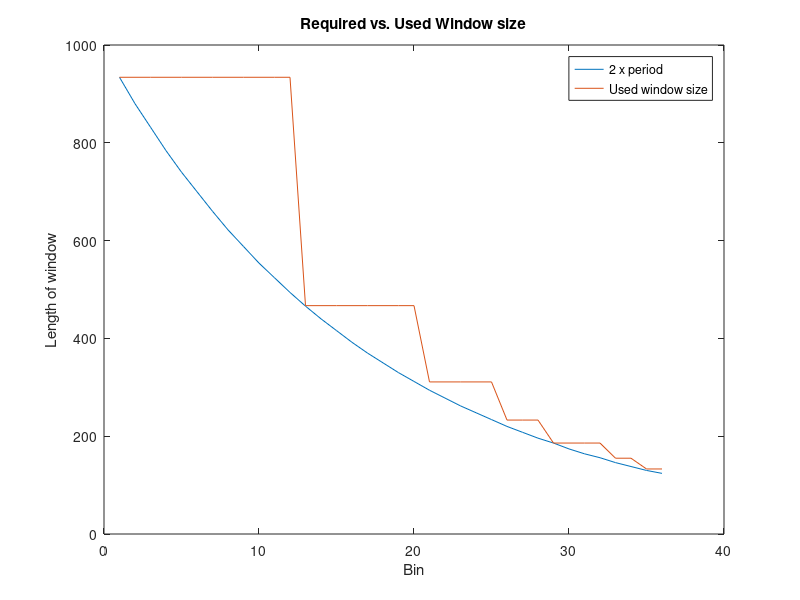
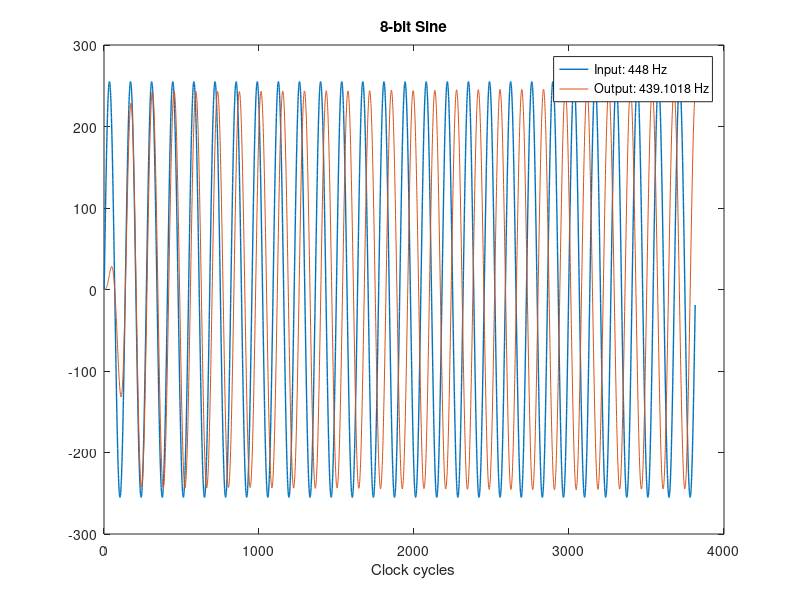
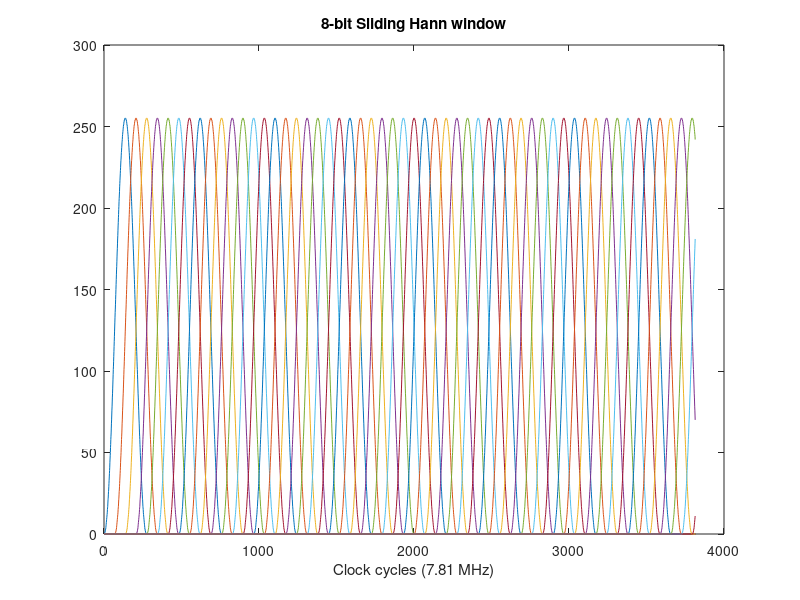
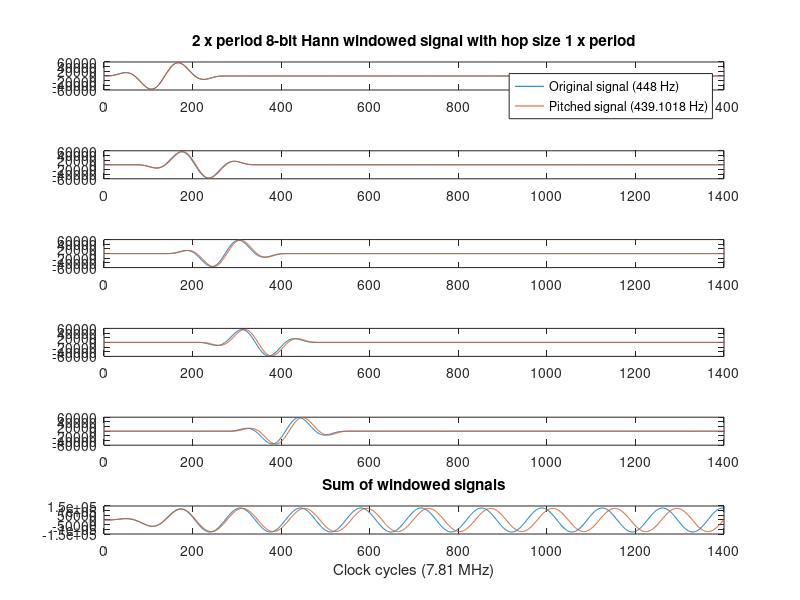

Source code (MATLAB) for these figures, in order:
% MATLAB SIMULATION Testing autotune design with sinusoid input
% Period detection, selection, and correction
% Run the last section to hear the pitch correction.
% WILL PLAY SOUND
clc; clear all; close all;

%% Generate input sine
Fs = 125e6/2048; % Will be much higher in FPGA, need to decimate, voice signal only needs so high of a sampling rate though
t = linspace(0,1,Fs);
f = 448;
signal = sin(2*pi*f*t);

%% Period detection
% Count the number of clock cycles between neg to pos zero crossings
y = round((2^8-1)*(signal(1:Fs/16))).';     % 8 bit signal

% Zero crossing counter
signs = sign(y);                            % Sign of sample value
signs(signs == 0) = 1;                      % Replace all 0's with 1

j = 1;
period_detect = 0;
go = true;
while(go)
    prev = signs(j);
    next = signs(j+1);
    period_detect = period_detect + 1;      %counter
    j = j + 1;
    if(next>prev) go = false; end           %break at neg to pos zero crossing
end

%% Period selection
% Sort detected period into a bin corresponding to the correct note, to which
% the signal will be tuned

% Chromatic scale C3-B3
oct3 =  [130.81... C
         138.59... C#
         146.83... D
         155.56... D#
         164.81... E
         174.61... F
         185.00... F#
         196.00... G
         207.65... G#
         220.00... A
         233.08... A#
         246.94]; %B

notes = [oct3 2*oct3 4*oct3].'; % vector of notes C3-B5
mid = notes(1:end-1) + diff(notes)/2; % mid points between notes for comparators

% Notes defined in terms of clock cycles. Convert to hex and export as .mem
% file for RAM in FPGA
periods = round(Fs./notes);
mid_pers =  round(Fs./mid);

% Find which bin the frequency falls into (36 bins) Here it is implemented
% as a for loop, but in hardware it has a stage of
% parallel comparators, AND gates, and a mux.
bin(1) = period_detect > mid_pers(1);
bin(length(periods)) = period_detect <= mid_pers(end);
for k = 1:length(mid)
    bin(k+1) = (period_detect <= mid_pers(k)) && (period_detect > mid_pers(k+1)); % Comparators and AND gates
end

[~,bin_num] = max(bin); %mux

period_select = periods(bin_num); % Note to tune to

%% Period correction
% TD-PSOLA algorithm

win_size_max = 2*max(periods);
win_size_req = win_size_max./2./periods;
step_size = floor(win_size_req);
win_size = floor(win_size_max./step_size);
step = step_size(bin_num);

n = floor(win_size_max/step);

% hop size
hop = round(period_detect/2);
% 8-bit 2*period hann window zero padded
w = [round((2^8-1)*hann(2*period_detect)); zeros(length(y)-2*period_detect,1)]; 

% Slide window by hop size and multiply by signal
go = true;
ii = 2;
W(:,1) = w;
windows(:,1) = w.*y;
while go
    W(:,ii) = [zeros((ii-1)*hop,1); w(1:length(w)-((ii-1)*hop))];
    windows(:,ii) = W(:,ii).*y;
    if (length(w)-hop < (ii-1)*hop)
        go = false;
    end
    ii = ii + 1;
end

% PITCH CORRECTION*****************************************************
% Shift each window by the difference in detected period and selected
% period

correct =  period_select - period_detect; % Number of clock cycles by which to adjust detected period

shifted_windows(:,1) = windows(:,1);
for jj = 2:size(windows,2)
    current_win = windows(:,jj);
    if (correct > 0)     % stretch (down-shift)
        shifted_windows(:,jj) = [zeros((jj-1)*correct,1); current_win(1:end-(jj-1)*correct)];
    elseif (correct < 0) % compress (up-shift)
        shifted_windows(:,jj) = [current_win((-correct)*(jj-1)+1:end); zeros((jj-1)*(-correct),1)];
    else (correct == 0)
        shifted_windows = windows; % No correction
        break;
    end
end

y_out = sum(shifted_windows,2); % Pitch corrected output converted back to 8 bit


%% Plots

figure
plot(2*periods)
hold on
plot(win_size)
legend('2 x period','Used window size')
title('Required vs. Used Window size')
xlabel('Bin')
ylabel('Length of window')

figure
plot(y,'Linewidth',1)
hold on
plot(y_out/(256*2))
title('8-bit Sine')
legend(['Input: ' num2str(f) ' Hz'],['Output: ' num2str(Fs/period_select) ' Hz'])
xlabel('Clock cycles')

figure
plot(W)
title('8-bit Sliding Hann window')
xlabel('Clock cycles (7.81 MHz)')

x = 1400;
figure
subplot(611)
plot(windows(:,1))
hold on
plot(shifted_windows(:,1))
legend(['Original signal (' num2str(f) ' Hz)'],['Pitched signal (' num2str(Fs/period_select) ' Hz)'])
title('2 x period 8-bit Hann windowed signal with hop size 1 x period')
xlim([0 x])
subplot(612)
plot(windows(:,2))
hold on
plot(shifted_windows(:,2))
xlim([0 x])
subplot(613)
plot(windows(:,3))
hold on
plot(shifted_windows(:,3))
xlim([0 x])
subplot(614)
plot(windows(:,4))
hold on
plot(shifted_windows(:,4))
xlim([0 x])
subplot(615)
plot(windows(:,5))
hold on
plot(shifted_windows(:,5))
xlim([0 x])
subplot(616)
plot(sum(windows,2))
hold on
plot(sum(shifted_windows,2))
xlim([0 x])
title('Sum of windowed signals')

xlabel('Clock cycles (7.81 MHz)')

%% Play sounds
fprintf(['Playing original signal: ' num2str(f) ' Hz... \n'])
sound(y,Fs)
pause(1.5)
fprintf(['Playing pitched signal: ' num2str(Fs/period_select) ' Hz...\n'])
sound(y_out,Fs) % Convert back to 8 bit signal

%%
notes_rp = dec2hex((periods));
mid_rp = dec2hex((mid_pers));
